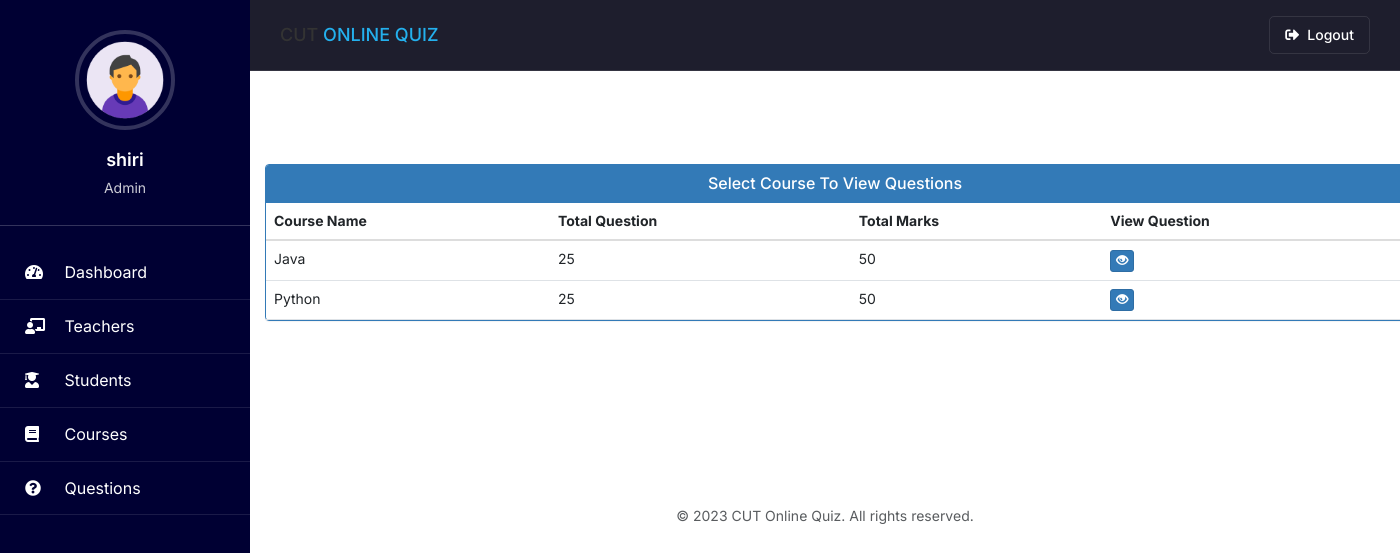
Page /admin-view-question (signed in) on the earlier database version.
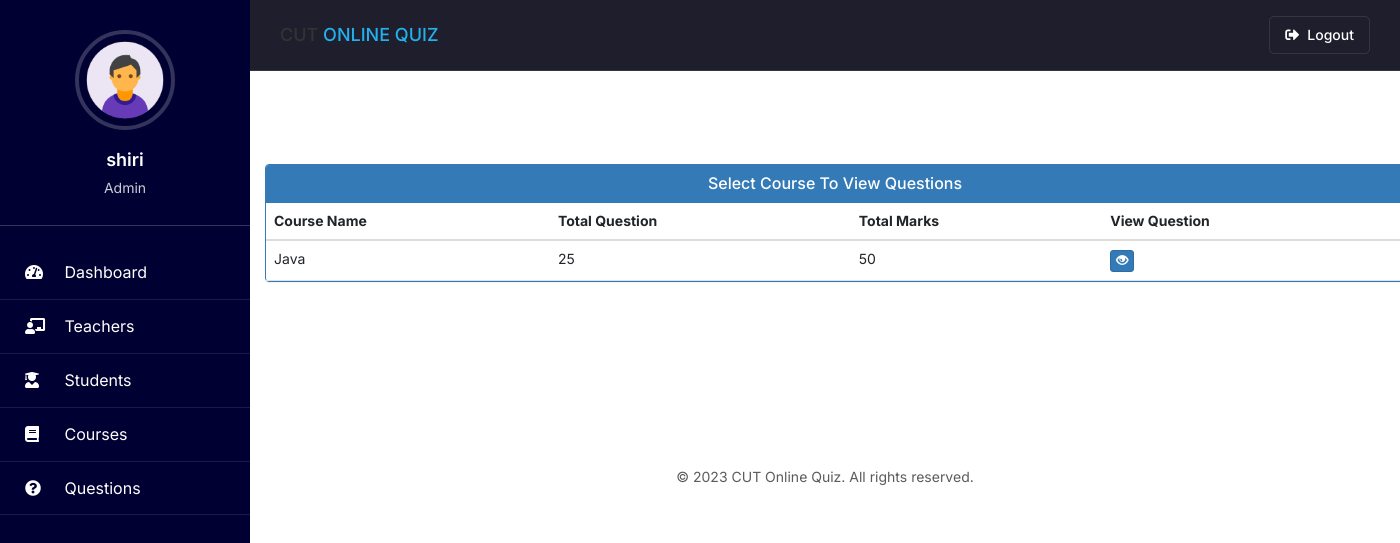
Same page on the later database version.
### quiz/models.py (models this page shows, shortened)
class Course(models.Model):
   course_name = models.CharField(max_length=50)
   question_number = models.PositiveIntegerField()
   total_marks = models.PositiveIntegerField()
   is_timed = models.BooleanField(default=False, help_text="Whether this course has a time limit")
   total_time_minutes = models.PositiveIntegerField(default=0, help_text="Total time allowed for the quiz in minutes (0 = unlimited)")
   sequential_questions = models.BooleanField(default=False, help_text="Display questions one at a time sequentially")
   allow_backtracking = models.BooleanField(default=True, help_text="Whether students can go back to previous questions")
   security_level = models.CharField(max_length=50, choices=[
       ('low', 'Low - Basic protection'),
       ('medium', 'Medium - Prevent copy-paste and right-click'),
       ('high', 'High - Block dev tools and keyboard shortcuts')
   ], default='medium', help_text="Level of security measures to prevent cheating")

### quiz/views.py (the view)
# urls.py: path('admin-view-question', views.admin_view_question_view, name='admin-view-question'),
@login_required(login_url='adminlogin')
def admin_view_question_view(request):
    courses = models.Course.objects.all()
    return render(request, 'quiz/admin_view_question.html', {'courses': courses})

### student/context_processors.py (called while the page is built)
def student_profile(request):
    context = {}
    if request.user.is_authenticated:
        try:
            if request.user.groups.filter(name='STUDENT').exists():
                student = Student.objects.get(user=request.user)
                context['student'] = student
        except Student.DoesNotExist:
            pass
    return context

### teacher/context_processors.py (called while the page is built)
def teacher_profile(request):
    context = {}
    if request.user.is_authenticated:
        try:
            if request.user.groups.filter(name='TEACHER').exists():
                teacher = Teacher.objects.get(user=request.user)
                context['teacher'] = teacher
        except Teacher.DoesNotExist:
            pass
    return context

### templates/quiz/admin_view_question.html (shortened to what this page needs)
{% extends 'quiz/adminbase.html' %}
{% block content %}
{%load static%}
<head>
  <link href="//netdna.bootstrapcdn.com/bootstrap/3.0.0/css/bootstrap.min.css" rel="stylesheet" id="bootstrap-css">
</head>
<br><br>
<div class="container">
  <div class="panel panel-primary">
    <div class="panel-heading">
      <h6 class="panel-title">Select Course To View Questions</h6>
    </div>
    <table class="table table-hover" id="dev-table">
      <thead>
        <tr>
          <th>Course Name</th>
          <th>Total Question</th>
          <th>Total Marks</th>
          <th>View Question</th>
        </tr>
      </thead>
      {% for c in courses %}
      <tr>
        <td> {{c.course_name}}</td>
        <td>{{c.question_number}}</td>
        <td>{{c.total_marks}}</td>
        <td><a class="btn btn-primary btn-xs" href="{% url 'view-question' c.id  %}"><span class="glyphicon glyphicon-eye-open"></span></a></td>
      </tr>
      {% endfor %}
    </table>
  </div>
</div>
<br><br><br><br><br><br>
{% endblock content %}

Differences in the rows shown:
removed Course: course_name "Python", question_number "25", total_marks "50"
